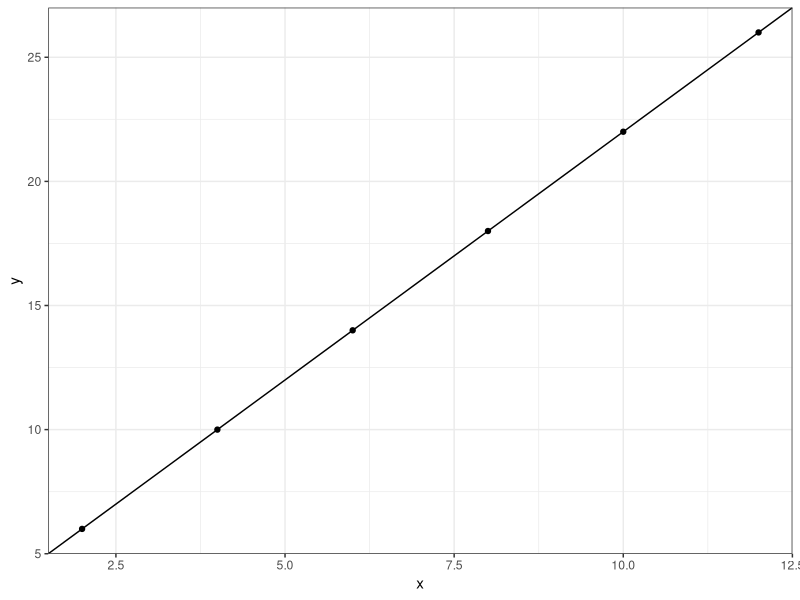
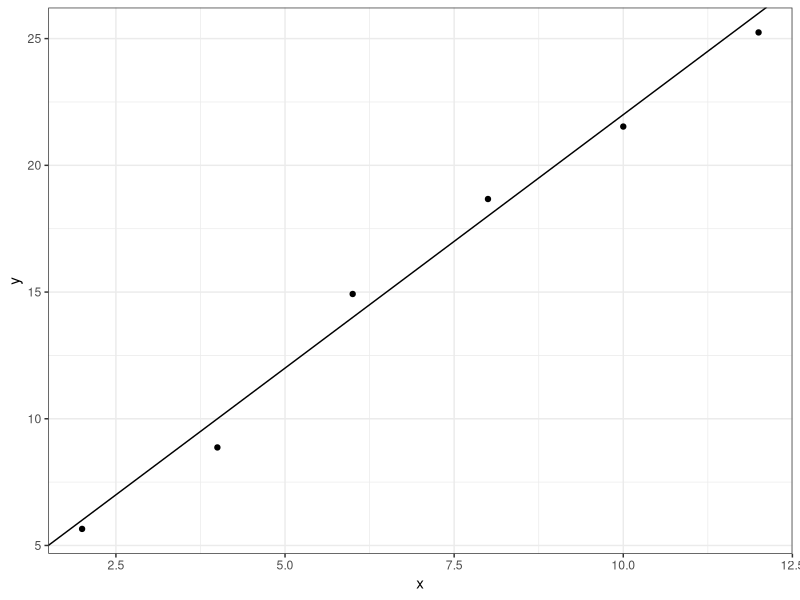
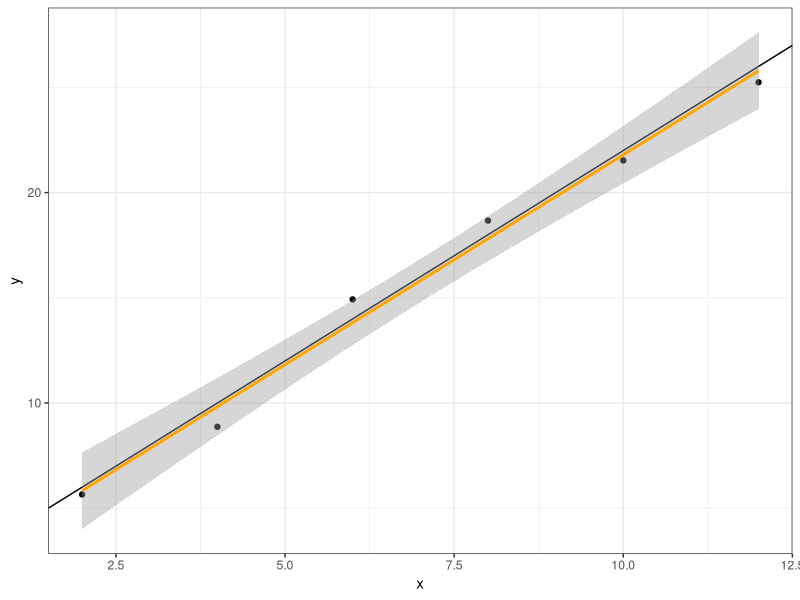
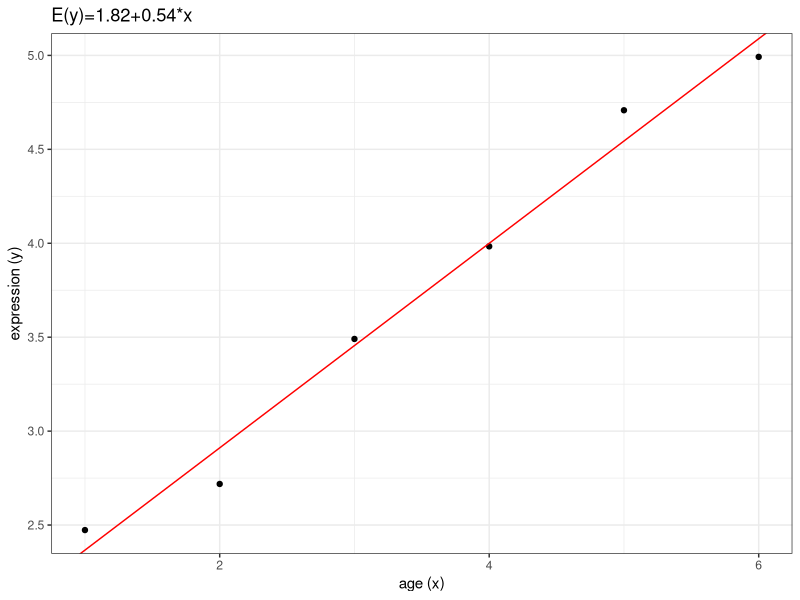
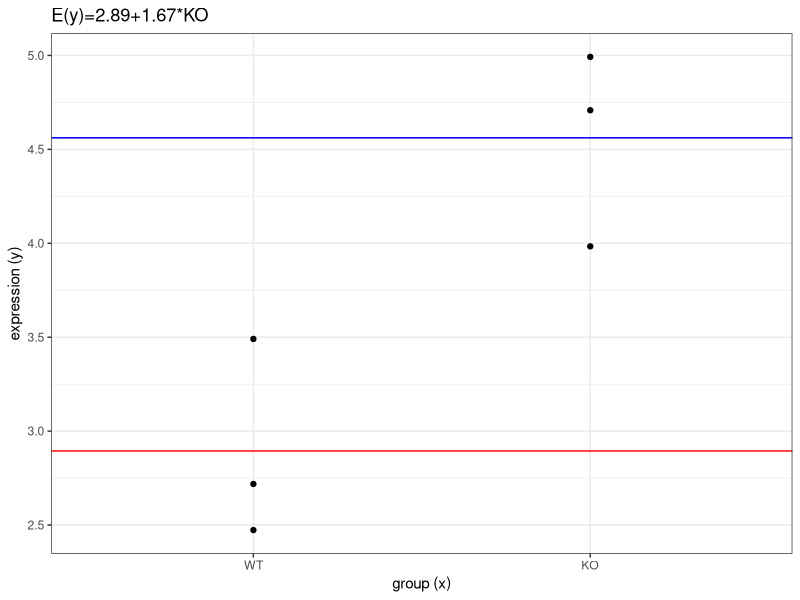
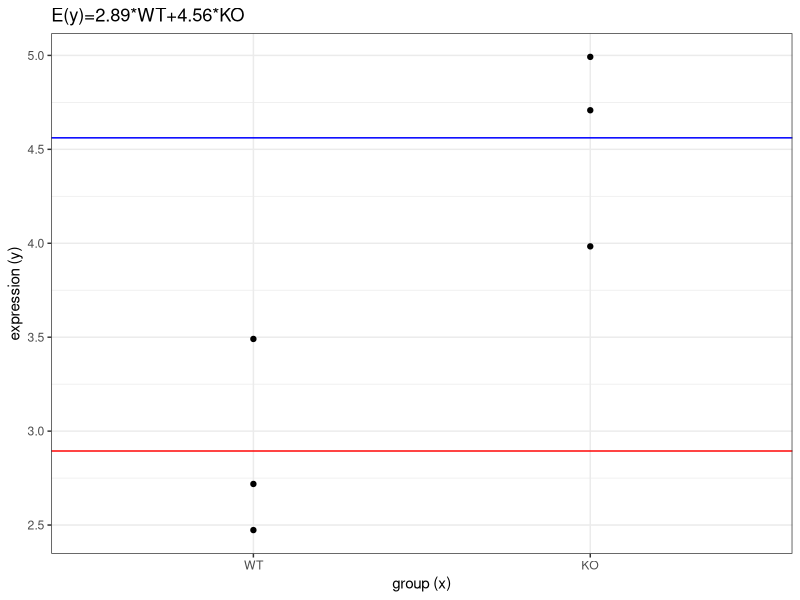
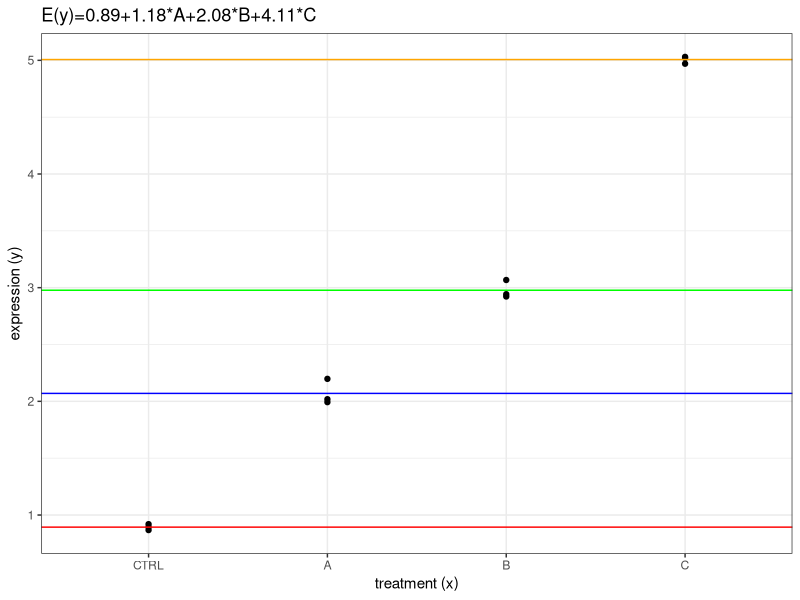
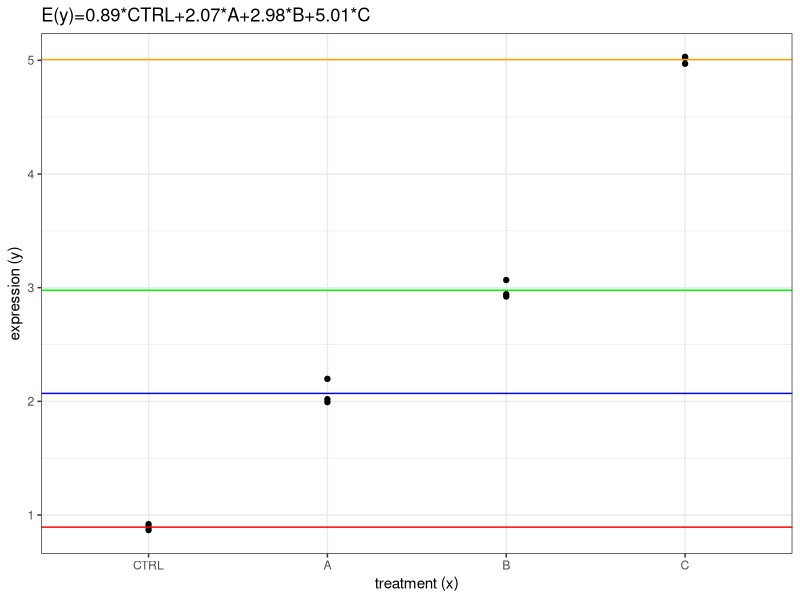

Recreate these plots in R, in order.
## ---- chunk 1
#| output: false
library(tidyverse)
library(magrittr)
library(broom)
library(marginaleffects)
library(limma)

theme_set(theme_bw())
set.seed(1981)
## ---- chunk 2
a = 2
b = 2
x = seq(2, 12, by = 2)
y = a + b * x
data = tibble(x, y)
data
## ---- chunk 3
ggplot(data, aes(x = x, y = y)) +
  geom_point() +
  geom_abline(intercept = a, slope = b)
## ---- chunk 4
y = a + b * x + rnorm(n = length(x), sd = 1)
data = tibble(x, y)
data
## ---- chunk 5
ggplot(data, aes(x = x, y = y)) +
  geom_point() +
  geom_abline(intercept = a, slope = b)
## ---- chunk 6
(design = model.matrix(y ~ 1 + x, data))
## ---- chunk 7
fit = lm(y ~ 1 + x, data)
tidy(fit)
## ---- chunk 8
#| message: false
ggplot(data, aes(x = x, y = y)) +
  geom_point() +
  geom_abline(intercept = a, slope = b) +
  geom_smooth(method = "lm", color = "orange")
## ---- chunk 9
mouse = paste0("MOUSE", 1:6)
age = c(1,2,3,4,5,6)
expression = 2 + 0.5 * age + rnorm(n = 6, sd = 0.1)
data = tibble(mouse, expression, age)
data
## ---- chunk 10
(design = model.matrix(expression ~ 1 + age, data))
## ---- chunk 11
fit = lm(expression ~ 1 + age, data)
tidy(fit)
## ---- chunk 12
model.name = paste0("E(y)=", round(fit$coef[1],2), "+", round(fit$coef[2],2), "*x")

ggplot(data, aes(y = expression, x = age)) +
  geom_point() +
  geom_abline(intercept = fit$coef[1],
              slope = fit$coef[2],
              color = "red") +
  labs(title = model.name,
       y = "expression (y)",
       x = "age (x)")
## ---- chunk 13
group = fct_relevel(rep(c("WT", "KO"), each = 3), "WT")
data = tibble(mouse, expression, group)
data
## ---- chunk 14
(design = model.matrix(expression ~ 1 + group, data))
## ---- chunk 15
fit = lm(expression ~ 1 + group, data)
tidy(fit)
## ---- chunk 16
model.name = paste0("E(y)=", round(fit$coef[1],2), "+", round(fit$coef[2],2), "*KO")

ggplot(data, aes(y = expression, x = group)) +
  geom_point() +
  geom_hline(yintercept = fit$coef[1],
             color = "red") +
  geom_hline(yintercept = fit$coef[1] + fit$coef[2],
             color = "blue") +
  labs(title = model.name,
       y = "expression (y)",
       x = "group (x)")
## ---- chunk 17
(design = model.matrix(expression ~ 0 + group, data))
## ---- chunk 18
fit = lm(expression ~ 0 + group, data)
tidy(fit)
## ---- chunk 19
model.name = paste0("E(y)=", round(fit$coef[1],2), "*WT", "+", round(fit$coef[2],2), "*KO")

ggplot(data, aes(y = expression, x = group)) +
  geom_point() +
  geom_hline(yintercept = fit$coef[1],
             color = "red") +
  geom_hline(yintercept = fit$coef[2],
             color = "blue") +
  labs(title = model.name,
       y = "expression (y)",
       x = "group (x)")
## ---- chunk 20
makeContrasts(groupKO - groupWT, levels=colnames(design))
## ---- chunk 21
treatment = as_factor(rep(c("CTRL", "A", "B", "C"), each=3))
n = length(treatment)
expression = rep(c(0,1,2,4), each=3) + 1
expression = expression + rnorm(n, sd=0.1)
mouse = paste0("MOUSE", 1:n)
data = tibble(expression, mouse, treatment)
data
## ---- chunk 22
(design = model.matrix(expression ~ 1 + treatment, data))
## ---- chunk 23
fit = lm(expression ~ 1 + treatment, data)
tidy(fit)
## ---- chunk 24
avg_comparisons(fit, df = insight::get_df(fit))
## ---- chunk 25
model.name = paste0("E(y)=", round(fit$coef[1],2), "+", round(fit$coef[2],2), "*A", "+", round(fit$coef[3],2), "*B", "+", round(fit$coef[4],2), "*C")

ggplot(data, aes(y = expression, x = treatment)) +
  geom_point() +
  geom_hline(yintercept = fit$coef[1],
             color = "red") +
  geom_hline(yintercept = fit$coef[1] + fit$coef[2],
             color = "blue") +
  geom_hline(yintercept = fit$coef[1] + fit$coef[3],
             color = "green") +
  geom_hline(yintercept = fit$coef[1] + fit$coef[4],
             color = "orange") +
  labs(title = model.name,
       y = "expression (y)",
       x = "treatment (x)")
## ---- chunk 26
(design = model.matrix(expression ~ 0 + treatment, data))
## ---- chunk 27
fit = lm(expression ~ 0 + treatment, data)
tidy(fit)
## ---- chunk 28
avg_comparisons(fit, df = insight::get_df(fit))
## ---- chunk 29
model.name = paste0("E(y)=", round(fit$coef[1],2), "*CTRL", "+", round(fit$coef[2],2), "*A", "+", round(fit$coef[3],2), "*B", "+", round(fit$coef[4],2), "*C")

ggplot(data, aes(y = expression, x = treatment)) +
  geom_point() +
  geom_hline(yintercept = fit$coef[1],
             color = "red") +
  geom_hline(yintercept = fit$coef[2],
             color = "blue") +
  geom_hline(yintercept = fit$coef[3],
             color = "green") +
  geom_hline(yintercept = fit$coef[4],
             color = "orange") +
  labs(title = model.name,
       y = "expression (y)",
       x = "treatment (x)")
## ---- chunk 30
contrasts = makeContrasts(
  treatmentA-treatmentCTRL,
  treatmentB-treatmentCTRL, 
  treatmentC-treatmentCTRL,
  levels=colnames(design))

colnames(contrasts) <- abbreviate(colnames(contrasts))

contrasts
## ---- chunk 31
makeContrasts((treatmentA + treatmentB + treatmentC)/3 - treatmentCTRL, levels=colnames(design))
## ---- chunk 32
makeContrasts((treatmentCTRL + treatmentC)/2 - (treatmentA + treatmentB)/2, levels=colnames(design))

## ---- chunk 33
treat1 <- as_factor(c(0,0,0,1,1,1,0,0,0,1,1,1))
treat2 <- as_factor(c(0,0,0,0,0,0,1,1,1,1,1,1))
levels(treat1) = levels(treat2) = c("NO", "YES")
data = tibble(mouse, expression, treat1, treat2)
data
## ---- chunk 34
(design = model.matrix(expression ~ treat1 * treat2, data))
## ---- chunk 35
fit = lm(expression ~ treat1 * treat2, data)
tidy(fit)
## ---- chunk 36
avg_comparisons(fit, df = insight::get_df(fit))
## ---- chunk 37
tissue = treat1
levels(tissue) = c("LUNG", "BRAIN")
cells = treat2
levels(cells) = c("B", "T")
grp = paste(tissue, cells, sep=":")
grp = as_factor(grp)
data = tibble(mouse, expression, tissue, cells, grp)
data
## ---- chunk 38
(design = model.matrix(expression ~ 0 + grp, data))
## ---- chunk 39
fit = lm(expression ~ 0 + grp, data)
tidy(fit)
## ---- chunk 40
avg_comparisons(fit, df = insight::get_df(fit))
## ---- chunk 41
sessionInfo()
